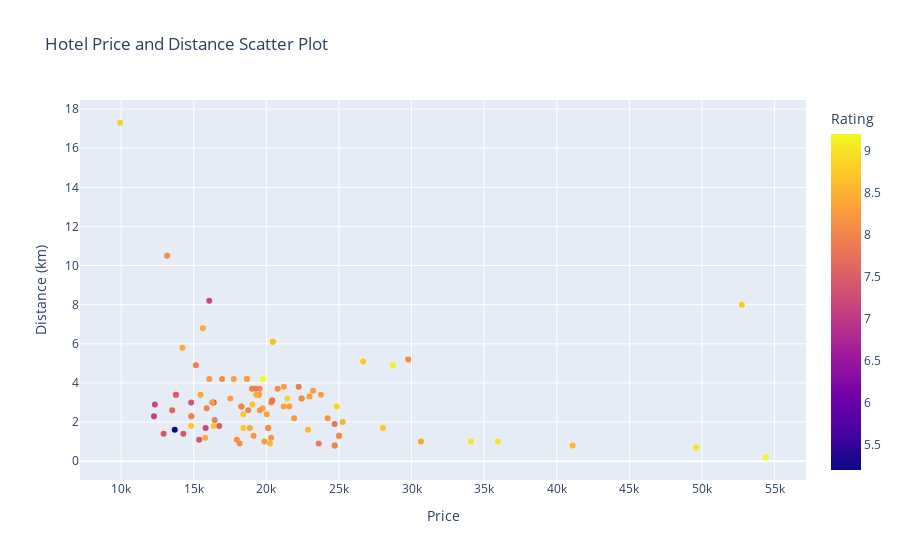

This figure's notebook cell:
### Code cell
df_plot = df.dropna(subset=['Price', 'Distance', 'Rating'])

fig = px.scatter(df_plot, x='Price', y='Distance', color='Rating', hover_name="Name", hover_data=['Location', 'Comment'],
                         labels={"Price": "Price", "Distance": "Distance (km)", "Rating": "Rating"},
                         title="Hotel Price and Distance Scatter Plot")

# Show the plot
fig.show()

### Figure 1 — Plotly figure (JSON) as saved in the notebook; plotly's stock layout.template omitted (floating-point values rounded to 4 significant figures; data arrays with more than 128 entries replaced by an {"elided": "..."} marker saying what was removed)
{"data": [{"customdata": {"elided": "99x2 str values"}, "hovertemplate": "<b>%{hovertext}</b><br><br>Price=%{x}<br>Distance (km)=%{y}<br>Location=%{customdata[0]}<br>Comment=%{customdata[1]}<br>Rating=%{marker.color}<extra></extra>", "hovertext": ["Scandic Berlin Kurfürstendamm", "Hampton by Hilton Berlin City Centre Alexanderplatz", "Hotel Berlin, Berlin, a member of Radisson Individuals", "Leonardo Royal Hotel Berlin Alexanderplatz", "Motel One Berlin-Spittelmarkt", "VISIONAPARTMENTS Otto-Braun-Strasse - contactless check-in", "Motel One Berlin-Alexanderplatz", "Max Brown Hotel Ku'damm, part of Sircle Collection", "NH Collection Berlin Mitte Friedrichstrasse", "Leonardo Hotel Berlin Mitte", "Nena Apartments Moritzplatz", "H10 Berlin Ku'damm", "ibis Styles Hotel Berlin Mitte", "Generator Berlin Mitte", "NH Collection Berlin Mitte am Checkpoint Charlie", "aletto Hotel Potsdamer Platz", "DoubleTree by Hilton Berlin Ku'damm", "Dorint Kurfürstendamm Berlin", "Maritim proArte Hotel Berlin", "Provocateur Berlin, a Member of Design Hotels", "The Ritz-Carlton, Berlin", "acora Berlin Living the City", "Nena Apartments - Kreuzberg 61", "Crowne Plaza Berlin City Centre Ku'damm, an IHG Hotel", "JW Marriott Hotel Berlin", "Max Brown Hotel Ku'damm, part of Sircle Collection", "Locke at East Side Gallery", "limehome Berlin Müllerstraße - Digital Access", "Aparthotel Adagio Berlin Kurfürstendamm", "VISIONAPARTMENTS Otto-Braun-Strasse - contactless check-in", "Holiday Inn Express Berlin City Centre, an IHG Hotel", "aletto Hotel Potsdamer Platz", "H10 Berlin Ku'damm", "Generator Berlin Alexanderplatz", "Novum Hotel Aldea Berlin Centrum", "ipartment Berlin Mitte", "JW Marriott Hotel Berlin", "The Westin Grand Berlin", "Generator Berlin Mitte", "Victor's Residenz-Hotel Berlin", "AC Hotel by Marriott Berlin Humboldthain Park", "STAYERY Berlin Friedrichshain", "Schoenhouse City Street", "acora Berlin Living the City", "AMANO East Side", "Moxy Berlin Ostbahnhof", "Select Hotel Berlin The Wall", "Gold Palais Hotel", "sly Berlin", "The Ritz-Carlton, Berlin", "H+ Hotel 4Youth", "Leonardo Hotel Berlin", "Holiday Inn Express - Berlin - Alexanderplatz, an IHG Hotel", "Hotel Gat Point Charlie", "Aeronaut Service Apartments Neukölln-Kreuzberg by Pearl 1", "Hotel Palace Berlin", "Living Hotel Berlin Mitte", "The Mandala Suites", "Holiday Inn Berlin City-West, an IHG Hotel", "MEININGER Hotel Berlin Hauptbahnhof", "STAYERY Berlin Friedrichshain", "Premier Inn Berlin Airport", "Schlosshotel Berlin by Patrick Hellmann", "Hotel Augusta Am Kurfürstendamm", "Maritim proArte Hotel Berlin", "the niu Hide", "a&o Berlin Hauptbahnhof", "ibis Styles Hotel Berlin Mitte", "Eurostars Berlin", "Scandic Berlin Kurfürstendamm", "Ibis Berlin Hauptbahnhof", "Holiday Inn Express Berlin City Centre, an IHG Hotel", "Leonardo Boutique Hotel Berlin City South", "Classik Hotel Alexander Plaza", "Select Hotel Berlin The Wall - Apartments", "Nena Apartments Moritzplatz", "Alper Hotel am Potsdamer Platz", "Hotel Indigo Berlin – Ku’damm, an IHG Hotel", "limehome Berlin Müllerstraße - Digital Access", "Classik Hotel Hackescher Markt", "NH Berlin Alexanderplatz", "limehome Berlin Luise Henriette Str - Digital Access", "limehome Berlin Prenzlauer Allee - Digital Access", "The Mandala Suites", "Aparthotel Adagio Berlin Kurfürstendamm", "Meliá Berlin", "Mercure Berlin Wittenbergplatz", "MOXY Berlin Humboldthain Park", "Sheraton Berlin Grand Hotel Esplanade", "ibis Berlin Kurfuerstendamm", "Courtyard by Marriott Berlin City Center", "Living Hotel Berlin Mitte", "Adina Apartment Hotel Berlin Checkpoint Charlie", "Crowne Plaza Berlin - Potsdamer Platz, an IHG Hotel", "H+ Hotel 4Youth", "Mercure Hotel MOA Berlin", "Hotel Adlon Kempinski Berlin", "Nena Apartments Metropolpark Berlin - Mitte -Adult Only", "ibis budget Berlin Kurfürstendamm"], "legendgroup": "", "marker": {"color": [8.1, 8.1, 7.9, 8.4, 8.7, 7.4, 8.7, 8.3, 8.6, 8.1, 8, 8.3, 8, 7.4, 8.3, 8.7, 8.8, 8.3, 8, 8.7, 9, 7.5, 8, 8.3, 8.1, 8.3, 9.2, 8.3, 8.3, 7.4, 8.1, 8.7, 8.3, 7.2, 7.1, 8.3, 8.1, 8.6, 7.4, 7.9, 8, 8.6, 8.4, 7.5, 8.3, 8.1, 8.4, 8.3, 9.1, 9, 7.8, 7.9, 8.3, 8.1, 8.1, 8.8, 8.2, 9, 7.2, 7.4, 8.6, 8.8, 8.7, 8.1, 8, 8.4, 7.2, 8, 7.9, 8.1, 8.2, 8.1, 8.1, 8.5, 8.2, 8, 5.2, 8.5, 8.3, 7.5, 8.1, 8.4, 8.3, 9, 8.3, 8.4, 8.7, 7.9, 7.8, 8, 8.7, 8.2, 8.6, 8.4, 7.8, 8.3, 9.2, 8.2, 7.6], "coloraxis": "coloraxis", "symbol": "circle"}, "mode": "markers", "name": "", "orientation": "v", "showlegend": false, "type": "scatter", "x": [22426, 20339, 16441, 15474, 18414, 14824, 18414, 16070, 20252, 18160, 18281, 19476, 14834, 12927, 19865, 14818, 21445, 23762, 24706, 26659, 49607, 13774, 18757, 21583, 25010, 17758, 19767, 16284, 18665, 16380, 20131, 16373, 19476, 12325, 12260, 22973, 25010, 41087, 14284, 22227, 19010, 20444, 19754, 13774, 21210, 19541, 15794, 23223, 28717, 49607, 20406, 15150, 20028, 17967, 29769, 24848, 24220, 35942, 16067, 15373, 20444, 9928, 52742, 20784, 24706, 15631, 15820, 14834, 23605, 22426, 19121, 20131, 13171, 25261, 20328, 18281, 13693, 19307, 16284, 16765, 16954, 14223, 17521, 34091, 18665, 30644, 19039, 19273, 24704, 15892, 28033, 21919, 22873, 18864, 20406, 21196, 54402, 19556, 13519], "xaxis": "x", "y": [3.2, 3, 2.1, 3.4, 1.7, 3, 2.4, 4.2, 0.9, 0.9, 2.8, 3.4, 2.3, 1.4, 1, 1.8, 3.2, 3.4, 0.8, 5.1, 0.7, 3.4, 2.6, 2.8, 1.3, 4.2, 4.2, 3, 4.2, 3, 1.7, 1.8, 3.4, 2.9, 2.3, 3.3, 1.3, 0.8, 1.4, 3.8, 3.7, 6.1, 2.7, 3.4, 3.8, 3.7, 1.2, 3.6, 4.9, 0.7, 3.1, 4.9, 2.4, 1.1, 5.2, 2.8, 2.2, 1, 8.2, 1.1, 6.1, 17.3, 8, 3.7, 0.8, 6.8, 1.7, 2.3, 0.9, 3.2, 1.3, 1.7, 10.5, 2, 1.2, 2.8, 1.6, 3.4, 3, 1.8, 4.2, 5.8, 3.2, 1, 4.2, 1, 2.9, 3.7, 1.9, 2.7, 1.7, 2.2, 1.6, 1.7, 3.1, 2.8, 0.2, 2.6, 2.6], "yaxis": "y"}], "layout": {"coloraxis": {"colorbar": {"title": {"text": "Rating"}}, "colorscale": [[0, "#0d0887"], [0.1111, "#46039f"], [0.2222, "#7201a8"], [0.3333, "#9c179e"], [0.4444, "#bd3786"], [0.5556, "#d8576b"], [0.6667, "#ed7953"], [0.7778, "#fb9f3a"], [0.8889, "#fdca26"], [1, "#f0f921"]]}, "legend": {"tracegroupgap": 0}, "title": {"text": "Hotel Price and Distance Scatter Plot"}, "xaxis": {"anchor": "y", "domain": [0, 1], "title": {"text": "Price"}}, "yaxis": {"anchor": "x", "domain": [0, 1], "title": {"text": "Distance (km)"}}}}
